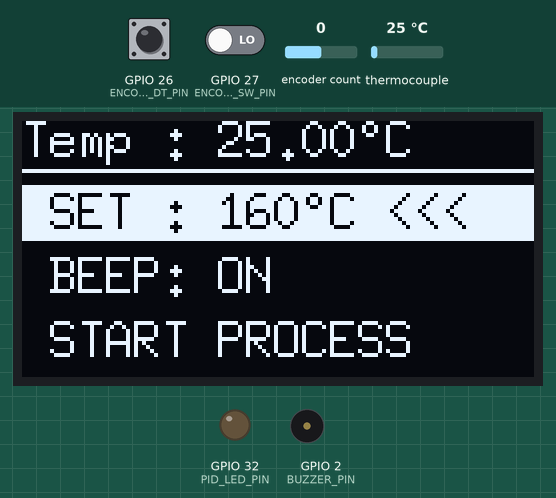
Bench run of a sketch on a simulated ESP32. On the bench: 128×64 one-colour display, output pins drawn as LEDs (lit = HIGH), buzzer (waves = sounding). Inputs (shaded band) come from the test bench; at power-on: encoder count 0, thermocouple 25 °C, GPIO 27 (ENCODER_SW_PIN) LOW, GPIO 26 (ENCODER_DT_PIN) HIGH. What the sketch prints to the serial monitor is not drawn.

Above: at 4.3 s.
4.4 s: encoder count set to 1
At 4.8 s:
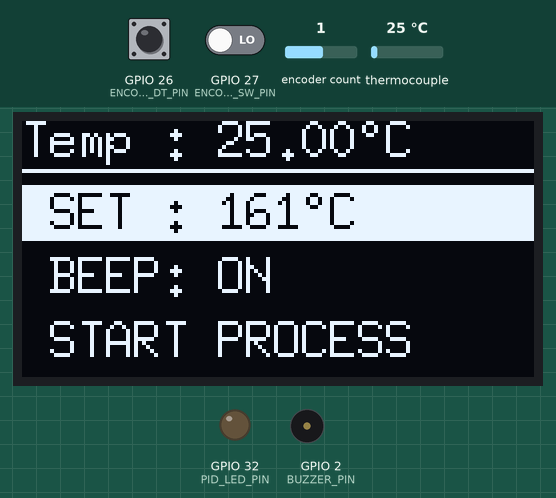
6.0 s: thermocouple set to 6 °C
At 6.79 s:
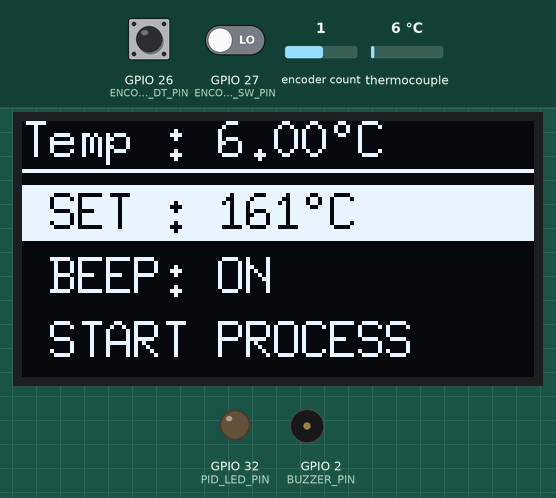
7.5 s: GPIO 27 (ENCODER_SW_PIN) driven HIGH
9.0 s: thermocouple set to 75 °C
At 9.78 s:
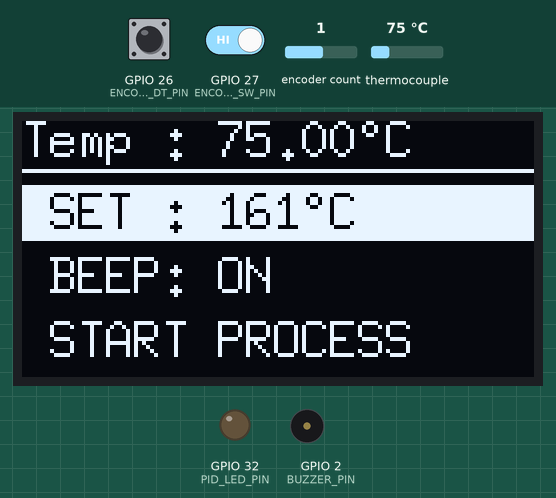
11.0 s: encoder count set to 2
At 11.29 s:
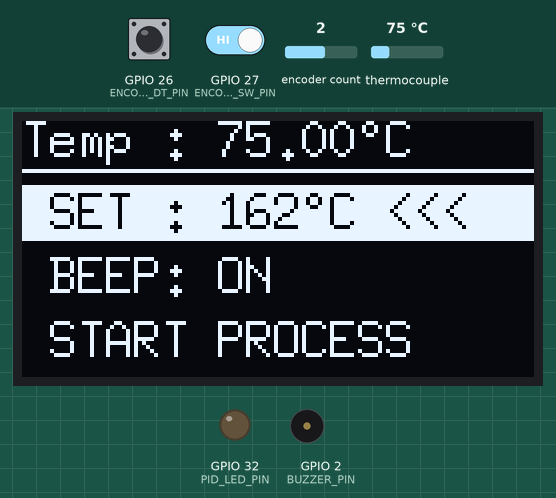
13.0 s: thermocouple set to 150 °C
At 13.9 s:
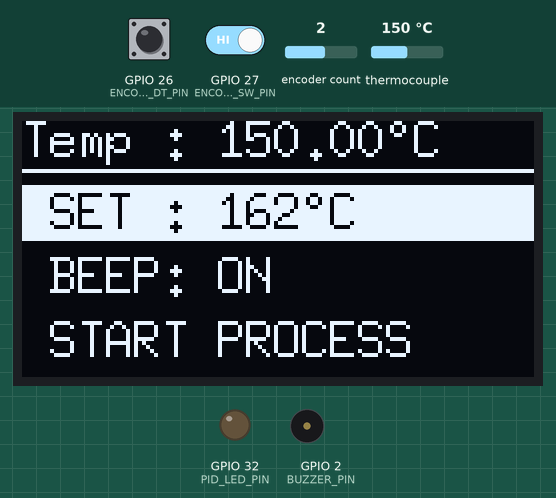
Timing chart, 0 to 16.0 s (numbered marks = the images above; inputs shaded):
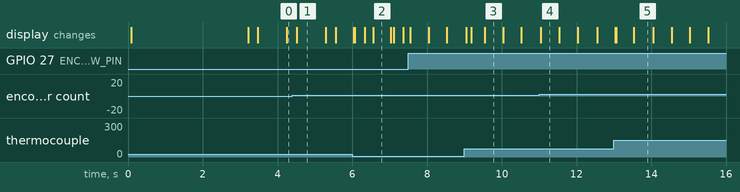

Measured:
- after the input at 4.4 s, the display: changes after 0.11 s (image 1)
- after the input at 6.0 s, the display: first differs from a run without the input after 0.07 s (image 2)
- after the input at 9.0 s, the display: first differs from a run without the input after 0.18 s (image 3 shows a later state)
- after the input at 11.0 s, the display: changes after 0.05 s (image 4)
- after the input at 13.0 s, the display: first differs from a run without the input after 0.07 s (image 5 shows a later state)
- what the display in image 1 shows lasts 0.8 s, from 4.5 s to 5.3 s
- what the display in image 2 shows lasts 0.4 s, from 6.6 s to 7.0 s

The sketch:

Smd_Reflow_PID_Final.ino
```cpp
#include <Wire.h>
#include <U8g2lib.h>
#include <max6675.h>
#include <RotaryEncoder.h>
#include <mera_logo.h>
#include <PID_v1.h>

// OLED definicije
U8G2_SH1106_128X64_NONAME_F_HW_I2C u8g2(U8G2_R0, /* reset=*/ U8X8_PIN_NONE);
#define SCREEN_WIDTH 128

// MAX6675 definicije
const int MAX6675_SCK = 18;
const int MAX6675_CS = 5;
const int MAX6675_SO = 19;
MAX6675 thermocouple(MAX6675_SCK, MAX6675_CS, MAX6675_SO);

// Rotary Encoder definicije
#define ENCODER_CLK_PIN 25
#define ENCODER_DT_PIN 26
#define ENCODER_SW_PIN 27
RotaryEncoder encoder(ENCODER_CLK_PIN, ENCODER_DT_PIN, RotaryEncoder::LatchMode::FOUR3);

// Fleg za signalizaciju promene enkodera
volatile bool encoderChanged = false; // 'volatile' je vazno za promenljive koje menja ISR

// Definicija PIN-a za buzzer
const int BUZZER_PIN = 2; // GPIO 2

// Definicija PIN-a za SSR
const int SSR_PIN = 23; // GPIO 23 pin na ESP32

// Definicija PIN-a za LED indikator PID Outputa
const int PID_LED_PIN = 32; // GPIO 32 (ili neki drugi slobodan pin na ESP32)
const float hysteresisTemp = 2.0; // Prag (u C) ispod Setpointa gde se LED gasi

// PID Gain Scheduling - zadane PID varijable
const double KI_LOW_TEMP  = 0.025; // Ki za 130C - 150C
const double KI_MID_TEMP  = 0.04;  // Ki za 150C - 180C
const double KI_HIGH_TEMP = 0.06;  // Ki za 200C i vise

// Odrzavamo Kp i Kd konstantnim. Tjuningom ustanovljenje vrednosti
const double FIXED_KP = 18.0;
const double FIXED_KD = 1.0;

// Deklaracija _current varijabli za PID
double Kp_current = FIXED_KP;
double Ki_current = KI_LOW_TEMP;
double Kd_current = FIXED_KD;

double Input;    // Stvarna temperatura (trenutnaTempC)
double Output;   // Izlaz PID-a (snaga grejača, 0-255 ili 0-100%)
double Setpoint; // Željena temperatura (desiredTemperature)

// Objekat PID kontrolera
PID myPID(&Input, &Output, &Setpoint, Kp_current, Ki_current, Kd_current, DIRECT);

// Period za PWM kontrolu grejača (npr. 2 sekunde)
const int WindowSize = 2000;
unsigned long windowStartTime;

// Meni promenljive
int menuIndex = 0;
const int totalMenuItems = 3; // SET, SOUND, START/STOP
int desiredTemperature = 160;
bool editingTemperature = false;
bool editingBeep = true; // Default value (false for OFF, true for ON)
bool isReflowRunning = false; // prati da li je proces u toku
unsigned long lastButtonPressTime = 0;
const unsigned long debounceDelay = 250;

// Promenljive za kontrolu učestalosti čitanja temperature
unsigned long lastTempReadTime = 0;
const unsigned long tempReadInterval = 250; // Minimalno 200-250 ms između čitanja
float currentTempC = 0.0; // Inicijalizovana globalna promenljiva za temperaturu

// Funkcija za novi update za PID Ki element
void updatePIDTunings() {
  double newKi = 0.0;

  if (desiredTemperature <= 160) {
    newKi = KI_LOW_TEMP;
  } else if (desiredTemperature > 160 && desiredTemperature <= 180) {
    newKi = KI_MID_TEMP;
  } else {
    newKi = KI_HIGH_TEMP;
  }

  // Proveravamo da li se Ki promenio pre nego sto pozovem SetTunings
  if (newKi != Ki_current) {
    Ki_current = newKi; // Ažuriraj globalnu promenljivu
    myPID.SetTunings(Kp_current, Ki_current, Kd_current);
    Serial.print("PID tunings updated: Kp="); Serial.print(Kp_current, 3);
    Serial.print(", Ki="); Serial.print(Ki_current, 3);
    Serial.print(", Kd="); Serial.println(Kd_current, 3);
  }
}

// Funkcija za interrupt
void IRAM_ATTR readEncoderISR() {
  encoder.tick();
  encoderChanged = true; // Postavi fleg
}

void setup() {
  Serial.begin(115200);
  // Inicijalizacija OLED displeja
  u8g2.begin();
  u8g2.enableUTF8Print();
  u8g2.clearBuffer();
  u8g2.drawBitmap( 0, 0, 128/8, 64, myLogo);
  u8g2.sendBuffer();

  // Inicijalizacija MAX6675
  double tempTest = thermocouple.readCelsius();

  u8g2.setFont(u8g2_font_7x13_tf);
  if (isnan(tempTest) || tempTest == -1000.0) {
    Serial.println("Greska pri inicijalizaciji MAX6675 ili termopar nije povezan!");
    u8g2.clearBuffer();
    u8g2.setCursor(0, 10);
    u8g2.println("MAX6675 ERROR!");
    u8g2.println("Check Thermocouple!");
    // Ovde mozda staviti neprekidni uslov if(;;)
  } else {
    Serial.println("MAX6675 initialized and working.");
    u8g2.println("MAX6675 OK!");
  }
  u8g2.sendBuffer();
  delay(3000);

  // Inicijalizacija pina za buzzer
  pinMode(BUZZER_PIN, OUTPUT);

  // Zvučni signal pri pokretanju uređaja
  tone(BUZZER_PIN, 4000, 50); noTone(BUZZER_PIN);
  delay(100);
  tone(BUZZER_PIN, 4000, 50); noTone(BUZZER_PIN);

  // Inicijalizacija pina za SSR
  pinMode(SSR_PIN, OUTPUT);
  digitalWrite(SSR_PIN, LOW); // Osiguravamo da je grejač isključen na početku

  // Inicijalizacija PID-a
  windowStartTime = millis(); // Postavi početak prvog PWM prozora
  myPID.SetMode(AUTOMATIC);   // Postavi PID na automatski rad
  myPID.SetOutputLimits(0, WindowSize); // Izlaz PID-a će biti vreme uključenja unutar WindowSize
  // (npr. 0 do 2000 ms, što znači 0-100% snage)

  updatePIDTunings(); // Postavi pocetni Ki baziran na desiredTemperature

  // Inicijalni ispis PID parametara ---
  Serial.print("Initial PID tunings: Kp="); Serial.print(Kp_current, 3);
  Serial.print(", Ki="); Serial.print(Ki_current, 3);
  Serial.print(", Kd="); Serial.println(Kd_current, 3);

  // Inicijalizacija pina za LED indikator PID Outputa
  pinMode(PID_LED_PIN, OUTPUT);
  digitalWrite(PID_LED_PIN, LOW); // LED isključena na početku

  // Inicijalizacija Rotary Encodera
  // pinMode(ENCODER_SW_PIN, INPUT_PULLUP); // Zakomentarisano zbog eksternih pull-up otpornika na ploči
  attachInterrupt(digitalPinToInterrupt(ENCODER_CLK_PIN), readEncoderISR, CHANGE);
  attachInterrupt(digitalPinToInterrupt(ENCODER_DT_PIN), readEncoderISR, CHANGE);
}

void loop() {

  // Kontrolisano očitavanje temperature sa ne-blokirajućim kašnjenjem
  if (millis() - lastTempReadTime > tempReadInterval) {
    currentTempC = thermocouple.readCelsius();
    lastTempReadTime = millis(); // Ažuriraj vreme poslednjeg očitavanja

    // Serijski ispis temperature samo kada je nova vrednost očitana
    if (isnan(currentTempC) || currentTempC == -1000.0) {
        Serial.println("Greska: TEMP ERROR!");
    } else {
        Serial.print("Temperatura: ");
        Serial.print(currentTempC);
        Serial.println(" °C");
    }
  }

  if (encoderChanged) { // Proveri da li se enkoder pomerao
    encoderChanged = false; // Resetuj fleg odmah
    int newPosition = encoder.getPosition();
    static int oldPosition = 0; // Mora biti static da bi zadrzala vrednost izmedju poziva

    if (newPosition != oldPosition) {
      int direction = newPosition - oldPosition;

      // Zvučni signal pri promeni temperature (ako je BEEP ON)
      if (editingBeep) {
        tone(BUZZER_PIN, 4000, 50); // 4000Hz kratak i tiši beep za svaku promenu
        noTone(BUZZER_PIN);
      }

      if (editingTemperature) {
        desiredTemperature += direction;
        bool limitReached = false; // Flega za limit
        if (desiredTemperature < 50.0) {
          desiredTemperature = 50.0;
          limitReached = true;
        }
        if (desiredTemperature > 250.0) {
          desiredTemperature = 250.0;
          limitReached = true;
        }
        // Zvučni signal za dostizanje limita (ako je BEEP ON)
        if (editingBeep && limitReached) {
          tone(BUZZER_PIN, 4000, 200); // Dva beepa
          delay(100);
          tone(BUZZER_PIN, 4000, 200);
          noTone(BUZZER_PIN);
        }
      }
      else { // Navigacija menijem
        menuIndex = (menuIndex + direction + totalMenuItems) % totalMenuItems;
        // Resetuje se samo editingTemperature kada se menja stavka menija
        editingTemperature = false;
      }
      oldPosition = newPosition;
    }
  }
  // Citanje button-a enkodera
  bool buttonPressed = (digitalRead(ENCODER_SW_PIN) == LOW);

  if (buttonPressed && (millis() - lastButtonPressTime > debounceDelay)) {
    lastButtonPressTime = millis();

    if (menuIndex == 0) { // SET (Target Temperature)
      editingTemperature = !editingTemperature;
      Serial.print("Editing temperature: ");
      Serial.println(editingTemperature ? "ON" : "OFF");

      // Ako smo upravo izašli iz moda za uređivanje temperature
      if (!editingTemperature) {
        updatePIDTunings(); // POZOVI FUNKCIJU ZA AŽURIRANJE PID KOEFICIJENATA
      }

      // Zvučna potvrda za SET aktivno
      if (editingBeep) { // Ako je BEEP sada ON, pusti zvuk
        tone(BUZZER_PIN, 4000, 50); // Ton za potvrdu ON
        noTone(BUZZER_PIN);
      }// Kada je BEEP setovan na OFF, ne puštamo zvuk

    } else if (menuIndex == 1) { // BEEP (Sound)
      editingBeep = !editingBeep; // Prebacuje ON/OFF
      Serial.print("BEEP status: ");
      Serial.println(editingBeep ? "ON" : "OFF");
      // Zvučna potvrda za promenu BEEP stanja
      if (editingBeep) { // Ako je BEEP sada ON, pusti zvuk
        tone(BUZZER_PIN, 4000, 75); // Ton za potvrdu ON
        noTone(BUZZER_PIN);
      }// Kada je BEEP setovan na OFF, ne puštamo zvuk po tvojoj želji
      editingTemperature = false;

    } else if (menuIndex == 2) { // START/STOP Process
      isReflowRunning = !isReflowRunning; // Prebaci stanje: ako radi, zaustavi; ako ne radi, pokreni
      if (isReflowRunning) {
        Serial.println("Reflow process STARTED!");

        // Zvuk za START
        if (editingBeep) {
          tone(BUZZER_PIN, 4000, 70);
          delay(100);
          tone(BUZZER_PIN, 4000, 200);
          delay(100);
          noTone(BUZZER_PIN);
        }

      } else {
        Serial.println("Reflow process STOPPED!");

        // Zvuk za STOP
        if (editingBeep) {
          tone(BUZZER_PIN, 4000, 200); // Viši ton
          delay(100);
          tone(BUZZER_PIN, 4000, 70); // Niži ton
          delay(100);
          noTone(BUZZER_PIN);
        }

      }
      // Resetuje se samo editingTemperature
      editingTemperature = false;
    }
  }

  //Poveži Input i Setpoint sa globalnim varijablama
  Input = currentTempC;
  Setpoint = desiredTemperature;

  // PID kontrola samo ako je reflow proces u toku
  if (isReflowRunning) {
    myPID.Compute(); // Izračunaj PID izlaz

    // Time Proportional Control za SSR
    if (millis() - windowStartTime > WindowSize) { // Ako je prošao jedan PWM prozor
      windowStartTime += WindowSize; // Pomeri početak prozora za sledeći ciklus
    }
    if (Output < (millis() - windowStartTime)) { // Ako je vreme uključenja prošlo unutar prozora
      digitalWrite(SSR_PIN, LOW); // ISKLJUČI grejač
    } else {
      digitalWrite(SSR_PIN, HIGH); // UKLJUČI grejač
    }
    // Serijski ispis PID Outputa
    Serial.print("PID Output: ");
    Serial.println(Output);

    // LED svetli kada je proces aktivan I temperatura je značajno ispod Setpointa.
    // Gasi se kada je temperatura blizu ili iznad Setpointa.
    if (currentTempC < (Setpoint - hysteresisTemp)) {
      // Temperatura je značajno ispod Setpointa, aktivno se zagreva
      digitalWrite(PID_LED_PIN, HIGH); // Uključi LED
    } else {
      // Temperatura je blizu ili iznad Setpointa, ili se održava
      digitalWrite(PID_LED_PIN, LOW);  // Isključi LED
    }

  } else {
    // Proces nije aktivan, osiguraj da je grejač isključen
    digitalWrite(SSR_PIN, LOW);
    digitalWrite(PID_LED_PIN, LOW); // LED je ugašena kada proces ne radi
  }
  u8g2.clearBuffer();

  u8g2.setDrawColor(1);
  u8g2.setCursor(0, 9);

  if (isnan(currentTempC) || currentTempC == -1000.0) {
    u8g2.println("TEMP ERROR!");
  } else {
    u8g2.print("Temp : ");
    u8g2.print(currentTempC);
    u8g2.println("°C");
    Serial.print("PID Output: ");
    Serial.println(Output);
  }
  u8g2.drawLine(0, 12, SCREEN_WIDTH - 1, 12);

  // Prikaz menija
  int y_pos_start = 16;
  int lineHeight = 14; // Visina box-a za selekciju
  int textYOffset = u8g2.getFontAscent() + 2; // Pozicija teksta unutar box-a

  // Stavka 1: SET (Target Temperature)
  u8g2.setDrawColor(1);
  if (menuIndex == 0) {
    u8g2.drawBox(0, y_pos_start, SCREEN_WIDTH, lineHeight);
    u8g2.setDrawColor(0);
  }
  u8g2.setCursor(0, y_pos_start + textYOffset);
  u8g2.print(" SET : ");
  u8g2.print(desiredTemperature);
  u8g2.print("°C");
  if (menuIndex == 0 && editingTemperature) {
    if (millis() % 1000 < 500) {
      u8g2.print(" <<<");
    } else{
      u8g2.print("    ");
    }
  }
  u8g2.println("");

  // Stavka 2: BEEP (Sound)
  u8g2.setDrawColor(1);
  int y_pos_beep = y_pos_start + lineHeight + 2; // +2 za mali razmak
  if (menuIndex == 1) {
    u8g2.drawBox(0, y_pos_beep, SCREEN_WIDTH, lineHeight);
    u8g2.setDrawColor(0);
  }
  u8g2.setCursor(0, y_pos_beep + textYOffset);
  u8g2.print(" BEEP: ");
  u8g2.print(editingBeep ? "ON" : "OFF");
  u8g2.println("");

  // Stavka 3: START/STOP
  u8g2.setDrawColor(1);
  int y_pos_start_stop = y_pos_start + (lineHeight + 2) * 2;
  if (menuIndex == 2) {
    u8g2.drawBox(0, y_pos_start_stop, SCREEN_WIDTH, lineHeight);
    u8g2.setDrawColor(0);
  }
  u8g2.setCursor(0, y_pos_start_stop + textYOffset);
  // Prikaz "START" ili "STOP" u zavisnosti od stanja isReflowRunning
  if (isReflowRunning) {
    u8g2.print(" STOP PROCESS"); // Kada proces radi, dugme ga stopira

    // Dodavanje trepereće indikacije
    if (millis() % 1000 < 500) {
      u8g2.drawDisc(0, y_pos_start_stop + textYOffset - 4, 3); // Mala tačka
    }

    // Prikaz PID Outputa u procentima
    // Računamo procenat Outputa
    float outputPercentage = (Output / WindowSize) * 100.0;

    // Prebacujemo boju nazad na belu za procenat ako je linija menija selektovana
    if (menuIndex == 2) {
        u8g2.setDrawColor(0); // Ako je selektovano, ispiši crno na beloj pozadini
    } else {
        u8g2.setDrawColor(1); // Inače, ispiši belo na crnoj pozadini
    }

    // Pomeramo kursor desno da bi bilo mesta za "STOP PROCESS" i indikator
    u8g2.setCursor(u8g2.getCursorX() + 8, y_pos_start_stop + textYOffset); // Podesi X poziciju
    u8g2.print((int)outputPercentage); // Prikazi kao int (bez decimala)
    u8g2.print("%");
    u8g2.println(""); // Pređi u novi red
  } else {
    u8g2.println(" START PROCESS");
  }
  u8g2.sendBuffer();
}
```

Source omitted: mera_logo.h (data table, 6743 bytes)
